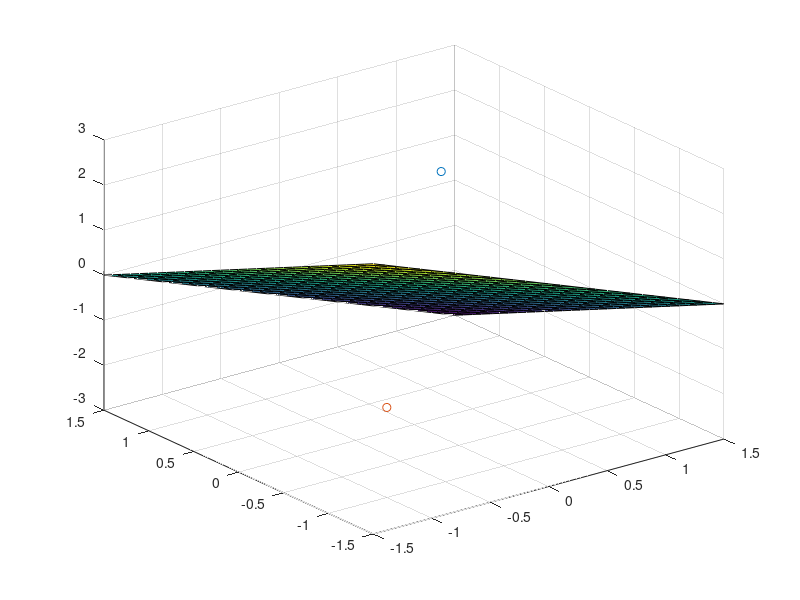

Write the MATLAB code that produced this figure.
clear
close all
clc

A = 2;
B = 2;
C = 3;
D = 3;

[x, y] = meshgrid(-1.5:0.1:1.5, -1.5:0.1:1.5);

z = -x -y;

surf(x, y, z)
hold on
plot3(1, 1, 1, "o")
hold on
plot3(-1, -1, -1, "o")

fun = @(x,y,z) 1/(2*pi)^(3/2)*exp(-((x).^2 + (y).^2 + (z).^2)/2);

xmin = -sqrt(3);
xmax = sqrt(3);
ymin = @(x) -sqrt(3-x.^2);
ymax = @(x) sqrt(3-x.^2);
zmin = @(x,y) -sqrt(3-x.^2 - y.^2);
zmax = @(x,y) sqrt(3-x.^2 - y.^2);

q = integral3(fun, xmin, xmax, ymin, ymax, zmin, zmax, 'Method', 'tiled')